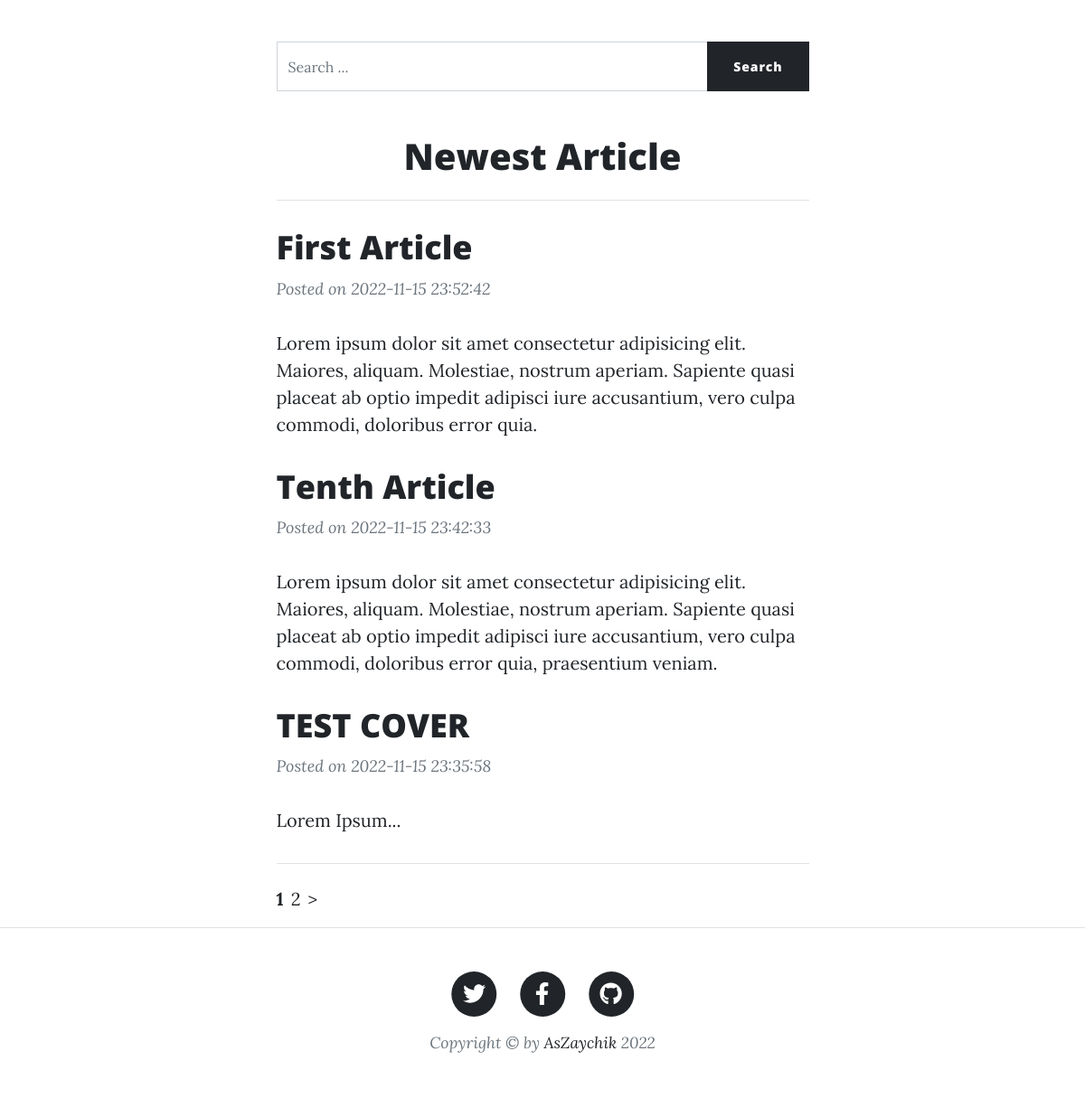
Before: / (lower part) with the older database file.
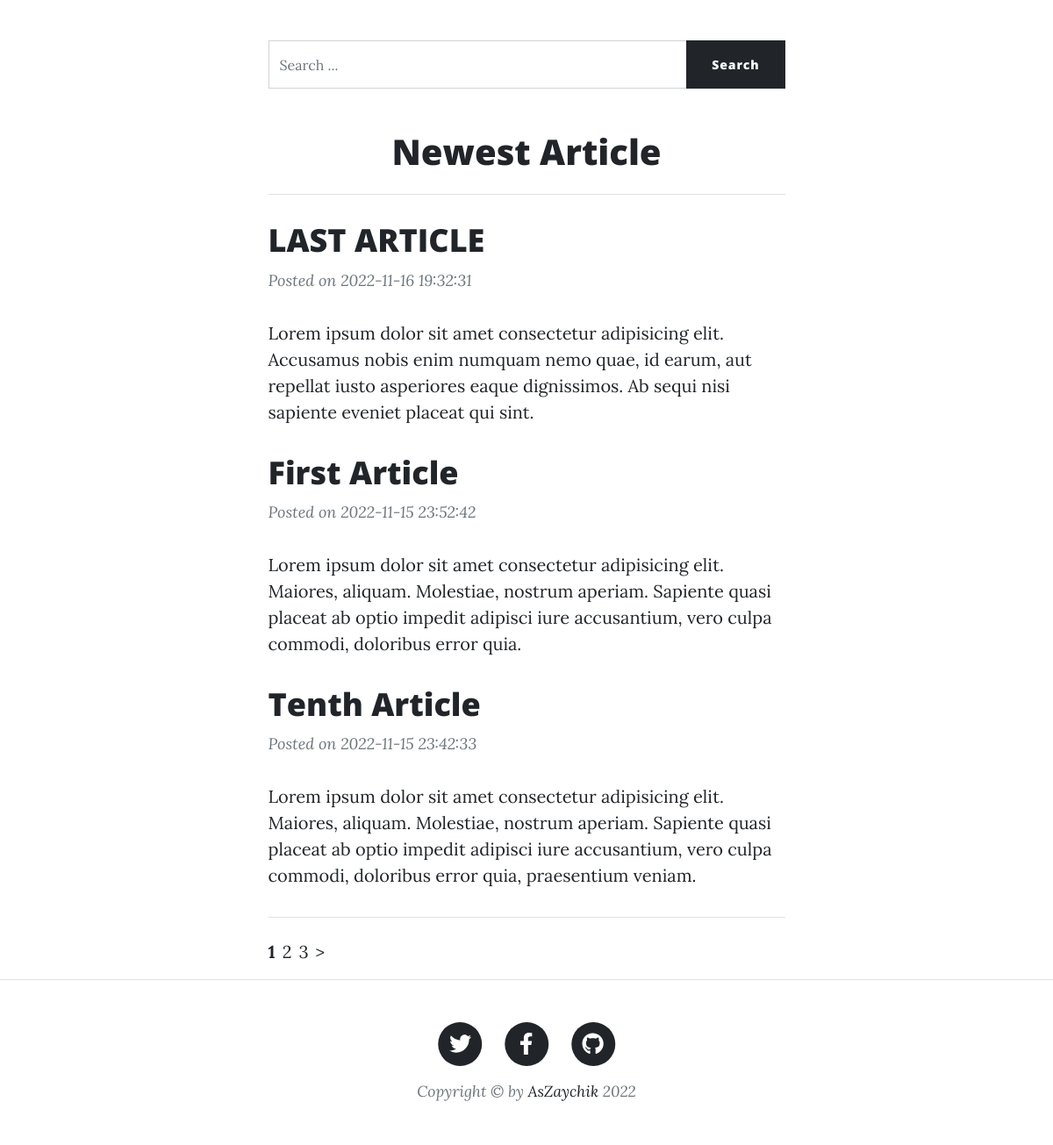
After: the same page with the newer database file.
### tables this page shows
CREATE TABLE `blog` (
  `id` int(11) NOT NULL,
  `title` varchar(255) NOT NULL,
  `content` text NOT NULL,
  `url` varchar(255) NOT NULL,
  `cover` varchar(255) NOT NULL,
  `date` timestamp NOT NULL DEFAULT current_timestamp() ON UPDATE current_timestamp()
);

### application/controllers/Blog.php (called while the page is built, shortened)
<?php
class Blog extends CI_Controller{
  public function __construct()
  {
    $this->load->model("BlogModel");
    $this->load->library('session');
  }
  public function index($offset = 0){
    $this->load->library('pagination');
    $config['base_url']     = site_url('blog/index');
    $config['total_rows']   = $this->BlogModel->getTotalBlog();
    $config['per_page']     = 3;
    $query = $this->BlogModel->getBlog($config['per_page'], $offset);
    $data['blogs'] = $query->result_array();
    $this->load->view('blog', $data);
  }
}
?>

### index.php (called while the page is built, shortened)
<?php
require_once BASEPATH.'core/CodeIgniter.php';

### application/config/config.php (called while the page is built, shortened)
<?php
$config['base_url'] = 'http://localhost/blog_ci3/';
$config['index_page'] = 'index.php';
$config['uri_protocol']	= 'REQUEST_URI';
$config['url_suffix'] = '';
$config['language']	= 'english';
$config['charset'] = 'UTF-8';
$config['enable_hooks'] = FALSE;
$config['subclass_prefix'] = 'MY_';
$config['composer_autoload'] = FALSE;
$config['permitted_uri_chars'] = 'a-z 0-9~%.:_\-';
$config['enable_query_strings'] = FALSE;
$config['controller_trigger'] = 'c';
$config['function_trigger'] = 'm';
$config['directory_trigger'] = 'd';
$config['allow_get_array'] = TRUE;
$config['log_threshold'] = 0;
$config['log_path'] = '';
$config['log_file_extension'] = '';
$config['log_file_permissions'] = 0644;
$config['log_date_format'] = 'Y-m-d H:i:s';
$config['error_views_path'] = '';
$config['cache_path'] = '';
$config['cache_query_string'] = FALSE;
$config['encryption_key'] = '';
$config['sess_driver'] = 'files';
$config['sess_cookie_name'] = 'ci_session';
$config['sess_samesite'] = 'Lax';
$config['sess_expiration'] = 7200;
$config['sess_save_path'] = NULL;
$config['sess_match_ip'] = FALSE;
$config['sess_time_to_update'] = 300;
$config['sess_regenerate_destroy'] = FALSE;
$config['cookie_prefix']	= '';
$config['cookie_domain']	= '';
$config['cookie_path']		= '/';
$config['cookie_secure']	= FALSE;
$config['cookie_httponly'] 	= FALSE;
$config['cookie_samesite'] 	= 'Lax';
$config['standardize_newlines'] = FALSE;
$config['global_xss_filtering'] = FALSE;
$config['csrf_protection'] = FALSE;
$config['csrf_token_name'] = 'csrf_test_name';
$config['csrf_cookie_name'] = 'csrf_cookie_name';
$config['csrf_expire'] = 7200;
$config['csrf_regenerate'] = TRUE;
$config['csrf_exclude_uris'] = array();
$config['compress_output'] = FALSE;
$config['time_reference'] = 'local';
$config['rewrite_short_tags'] = FALSE;
$config['proxy_ips'] = '';

### application/models/BlogModel.php (called while the page is built, shortened)
<?php
class BlogModel extends CI_Model{
  public function getBlog($limit, $offset)
  {
    $filter = $this->input->get("search");
    $this->db->like('title', $filter);
    $this->db->order_by("date", "desc");
    $this->db->limit($limit, $offset);
    return $this->db->get("blog");
  }
  public function getTotalBlog()
  {
    $filter = $this->input->get("search");
    $this->db->like('title', $filter);
    $this->db->order_by("date", "desc");
    return $this->db->count_all_results("blog");
  }
}
?>

### application/views/blog.php (the view, shortened to what this page needs)
<div class="container px-4 px-lg-5">
    <div class="row gx-4 gx-lg-5 justify-content-center">
        <div class="col-md-10 col-lg-8 col-xl-7">
        <form action="" method="get" class="text-center mb-5">
            <div class="input-group">
                <input type="search" class="form-control" name="search" placeholder="Search ...">
                <input type="submit" class="btn btn-dark" value="Search">
            </div>
        </form>
            <h1 class="text-center">
            Newest Article
            </h1>
            <hr class="my-4">
            <?php foreach ($blogs as $key => $blog){?>
            <div class="post-preview">
                <a href="<?= site_url("blog/detail/{$blog['url']}")?>">
                    <h2 class="post-title"><?= $blog['title'];?></h2>
                </a>
                <p class="post-meta">Posted on <?= $blog['date'];?>
                </p>
                <p><?= $blog['content'];?></p>
            </div>
            <?php } ?>
            <hr class="my-4" />
            <div class="d-flex gap-2 mb-3"><?= $this->pagination->create_links();?></div>
        </div>
    </div>
</div>

Changed rows visible on the page:
no longer on this page (row unchanged): blog: title "TEST COVER", date "2022-11-15 23:35:58", content "Lorem Ipsum..."
added blog: title "LAST ARTICLE", date "2022-11-16 19:32:31", content "Lorem ipsum dolor sit amet consectetur adipisicing elit. Accusamus nobis enim numquam nemo quae, id earum, aut repellat iusto asperiores eaque dignissimos. Ab sequi nisi sapiente eveniet placeat qui sint."
Other visible differences:
$this->pagination->create_links(): "1 2 >" → "1 2 3 >"
